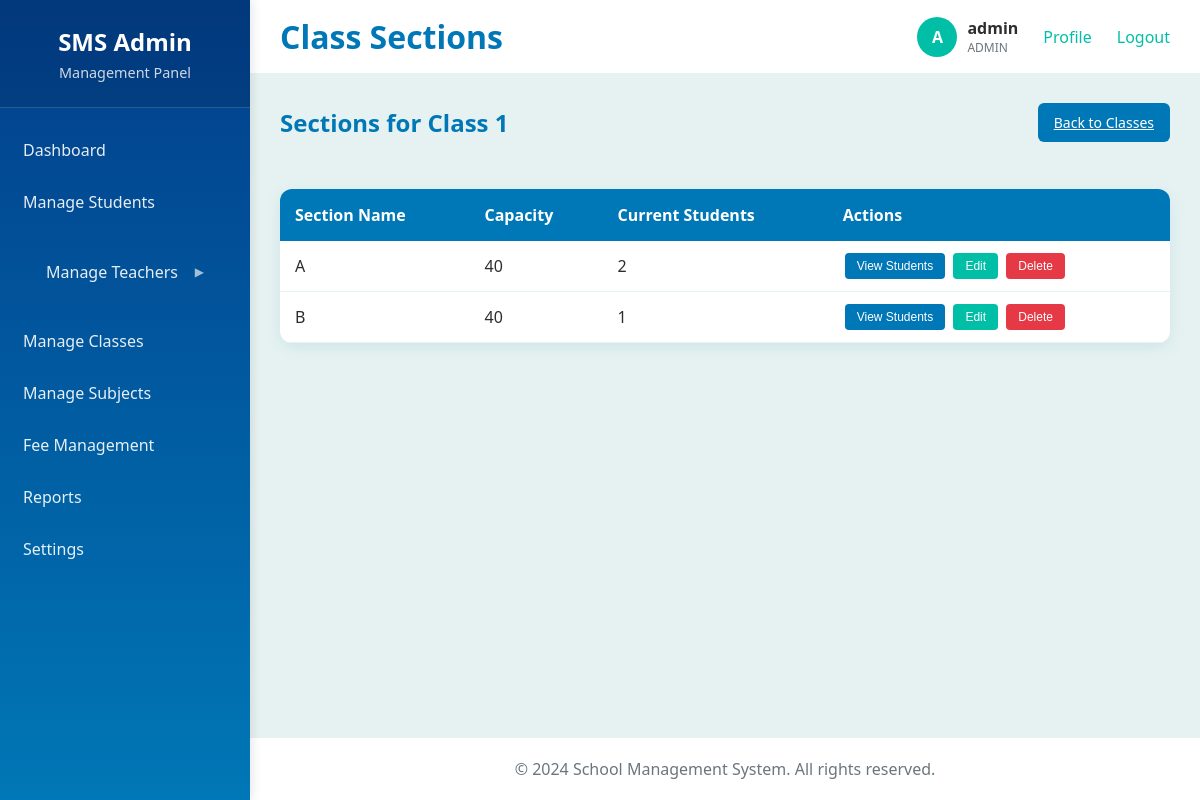
The app's page /admin/sections.php?class_id=1 (signed in) with its own data.
### tables this page shows
CREATE TABLE classes (
    id INT PRIMARY KEY AUTO_INCREMENT,
    name VARCHAR(50) NOT NULL,
    description TEXT,
    created_at TIMESTAMP DEFAULT CURRENT_TIMESTAMP
);

CREATE TABLE sections (
    id INT PRIMARY KEY AUTO_INCREMENT,
    class_id INT NOT NULL,
    name VARCHAR(10) NOT NULL,
    capacity INT DEFAULT 40,
    FOREIGN KEY (class_id) REFERENCES classes(id) ON DELETE CASCADE
);

### config/database.php (called while the page is built, shortened)
<?php
class Database {
    private $host = DB_HOST;
    private $user = DB_USER;
    private $pass = DB_PASS;
    private $dbname = DB_NAME;
    private $dbh;
    public function __construct() {
        $dsn = 'mysql:host=' . $this->host . ';dbname=' . $this->dbname;
        $options = array(
            PDO::ATTR_PERSISTENT => true,
            PDO::ATTR_ERRMODE => PDO::ERRMODE_EXCEPTION
        );
        try {
            $this->dbh = new PDO($dsn, $this->user, $this->pass, $options);
        } catch(PDOException $e) {
            $this->error = $e->getMessage();
        }
    }
    public function query($query) {
        $this->stmt = $this->dbh->prepare($query);
    }
    public function bind($param, $value, $type = null) {
        if (is_null($type)) {
            switch (true) {
                case is_int($value):
                    $type = PDO::PARAM_INT;
                    break;
                default:
                    $type = PDO::PARAM_STR;
            }
        }
        $this->stmt->bindValue($param, $value, $type);
    }
    public function execute() {
        return $this->stmt->execute();
    }
    public function resultset() {
        $this->execute();
        return $this->stmt->fetchAll(PDO::FETCH_ASSOC);
    }
    public function single() {
        $this->execute();
        return $this->stmt->fetch(PDO::FETCH_ASSOC);
    }
}
?>

### admin/sections.php (the view, shortened to what this page needs)
<?php
require_once 'layout.php';
require_once '../config/database.php';
$db = new Database();
$classId = $_GET['class_id'] ?? 0;
$db->query("SELECT * FROM classes WHERE id = :id");
$db->bind(':id', $classId);
$class = $db->single();
$db->query("SELECT * FROM sections WHERE class_id = :class_id ORDER BY name");
$db->bind(':class_id', $classId);
$sections = $db->resultset();
$content = '
<div class="page-header">
    <h2>Sections for ' . $class['name'] . '</h2>
    <a href="classes.php" class="btn">Back to Classes</a>
</div>
<div class="data-table">
    <table>
        <thead>
            <tr>
                <th>Section Name</th>
                <th>Capacity</th>
                <th>Current Students</th>
                <th>Actions</th>
            </tr>
        </thead>
        <tbody>';
foreach($sections as $section) {
    $db->query("SELECT COUNT(*) as count FROM students WHERE section_id = :section_id");
    $db->bind(':section_id', $section['id']);
    $studentCount = $db->single()['count'];
    $content .= '
            <tr>
                <td>' . $section['name'] . '</td>
                <td>' . $section['capacity'] . '</td>
                <td>' . $studentCount . '</td>
                <td>
                    <button class="btn-small btn-view">View Students</button>
                    <button class="btn-small btn-edit">Edit</button>
                    <button class="btn-small btn-delete">Delete</button>
                </td>
            </tr>';
}
$content .= '
        </tbody>
    </table>
</div>';
echo renderAdminLayout('Class Sections', $content);
?>

### assets/css/style.css (style rules this page uses)
* { margin: 0; padding: 0; box-sizing: border-box; }
body { font-family: 'Segoe UI', Tahoma, Geneva, Verdana, sans-serif; background: linear-gradient(135deg, #E6F2F1 0%, #B8E6E1 100%); min-height: 100vh; color: #2D2D2D; }
.btn { width: auto !important; min-width: 120px; max-width: 150px; padding: 10px 16px; background: #0077B6; color: white; border: none; border-radius: 6px; font-size: 14px; cursor: pointer; transition: background 0.3s; display: inline-block; text-align: center; }
.page-header { display: flex; justify-content: space-between; align-items: center; margin-bottom: 30px; padding-bottom: 15px; border-bottom: 2px solid #E6F2F1; }
.page-header h2 { color: #0077B6; margin: 0; flex: 1; }
.data-table { background: white; border-radius: 12px; overflow: hidden; box-shadow: 0 4px 15px rgba(0, 119, 182, 0.1); }
.data-table table { width: 100%; border-collapse: collapse; }
.data-table th { background: #0077B6; color: white; padding: 15px; text-align: left; font-weight: 600; }
.data-table td { padding: 12px 15px; border-bottom: 1px solid #E6F2F1; }
.btn-small { padding: 6px 12px; margin: 0 2px; border: none; border-radius: 4px; cursor: pointer; font-size: 12px; }
.btn-edit { background: #00BFA6; color: white; }
.btn-view { background: #0077B6; color: white; }
.btn-delete { background: #E63946; color: white; }

### records on screen
classes: name "Class 1"
sections: name "A", capacity "40", studentCount "2"
sections: name "B", capacity "40", studentCount "1"

### other values on screen
$title "Class Sections"
substr($_SESSION['username'], 0, 1) "A"
$_SESSION['username'] "admin"
